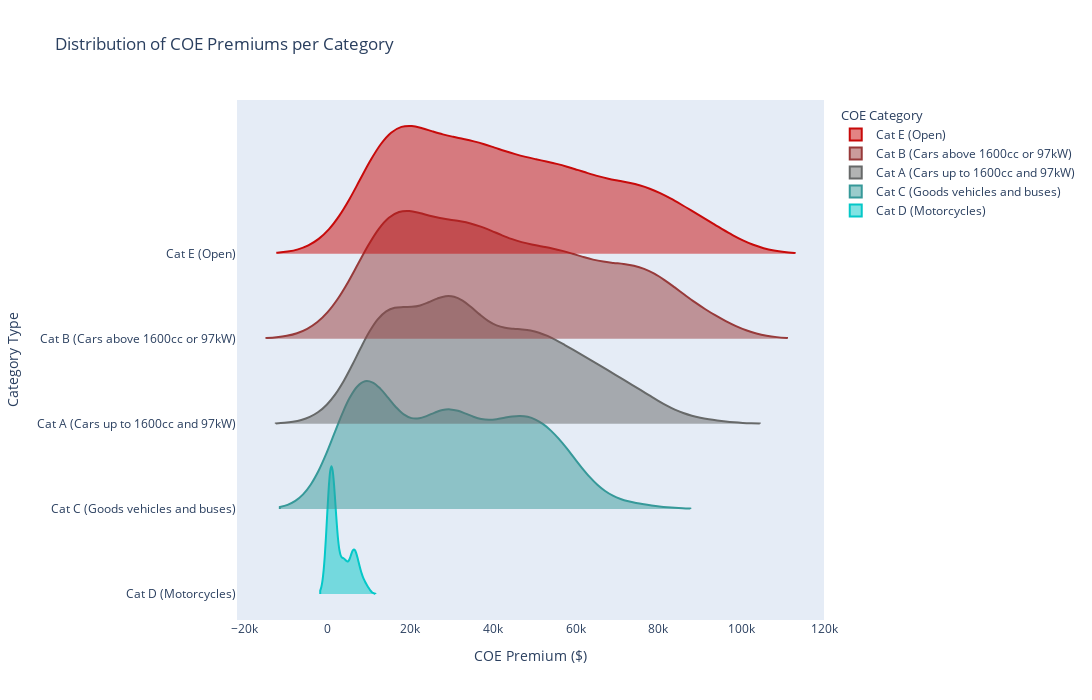

Write notebook code for a chart like this one.
### Markdown cell above
## Analysis 3

### Code cell
colors = n_colors('rgb(5, 200, 200)', 'rgb(200, 10, 10)', 5, colortype='rgb')

fig = go.Figure()

categories = np.unique(comb_coe['Category'])
order = [3,2,0,1,4]
categories = [categories[i] for i in order]
cat_premium = {}
cat_list = []

for category in categories:
    coe_values = []
    for i in range(len(comb_coe[comb_coe['Category']==category]['Quota Premium'])):
        value = np.array(comb_coe[comb_coe['Category']==category]['Quota Premium'])[i]
        coe_values.append(value)
    cat_premium[category] = coe_values


for key, value in cat_premium.items():
    cat_list.append(value)

rank = 5000
fig = go.Figure()
for data_line, color,category in zip(cat_list, colors,categories):
    fig.add_trace(go.Violin(x=data_line, line_color=color,name=category, legendrank=rank))

fig.update_traces(orientation='h', side='positive', width=3, points=False)
fig.update_layout(xaxis_showgrid=False, xaxis_zeroline=False,height=700,width=1600)
fig.update_traces(showlegend=True,legendgrouptitle_text='COE Category', selector=dict(type='violin'))
fig.update_layout(legend_traceorder="reversed")
fig.update_layout(hovermode="x")
fig.update_layout\
    (
        title='Distribution of COE Premiums per Category',
        yaxis_title = "Category Type",
        xaxis_title = "COE Premium ($)"
    )

fig.show()

### Figure 1 — Plotly figure (JSON) as saved in the notebook; plotly's stock layout.template omitted (floating-point values rounded to 4 significant figures; data arrays with more than 128 entries replaced by an {"elided": "..."} marker saying what was removed)
{"data": [{"legendgrouptitle": {"text": "COE Category"}, "legendrank": 5000, "line": {"color": "rgb(5.0, 200.0, 200.0)"}, "name": "Cat D (Motorcycles)", "orientation": "h", "points": false, "showlegend": true, "side": "positive", "type": "violin", "width": 3, "x": {"elided": "470 int values"}}, {"legendgrouptitle": {"text": "COE Category"}, "legendrank": 5000, "line": {"color": "rgb(53.75, 152.5, 152.5)"}, "name": "Cat C (Goods vehicles and buses)", "orientation": "h", "points": false, "showlegend": true, "side": "positive", "type": "violin", "width": 3, "x": {"elided": "470 int values"}}, {"legendgrouptitle": {"text": "COE Category"}, "legendrank": 5000, "line": {"color": "rgb(102.5, 105.0, 105.0)"}, "name": "Cat A (Cars up to 1600cc and 97kW)", "orientation": "h", "points": false, "showlegend": true, "side": "positive", "type": "violin", "width": 3, "x": {"elided": "470 int values"}}, {"legendgrouptitle": {"text": "COE Category"}, "legendrank": 5000, "line": {"color": "rgb(151.25, 57.5, 57.5)"}, "name": "Cat B (Cars above 1600cc or 97kW)", "orientation": "h", "points": false, "showlegend": true, "side": "positive", "type": "violin", "width": 3, "x": {"elided": "470 int values"}}, {"legendgrouptitle": {"text": "COE Category"}, "legendrank": 5000, "line": {"color": "rgb(200.0, 10.0, 10.0)"}, "name": "Cat E (Open)", "orientation": "h", "points": false, "showlegend": true, "side": "positive", "type": "violin", "width": 3, "x": {"elided": "470 int values"}}], "layout": {"height": 700, "hovermode": "x", "legend": {"traceorder": "reversed"}, "title": {"text": "Distribution of COE Premiums per Category"}, "width": 1600, "xaxis": {"showgrid": false, "title": {"text": "COE Premium ($)"}, "zeroline": false}, "yaxis": {"title": {"text": "Category Type"}}}}
